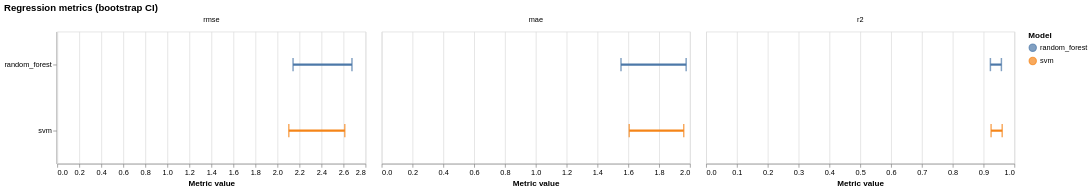

The cell this chart's notebook holds for it:
### Markdown cell above
## Pipeline evaluation

`plot_regression_metrics` facets by metric so each metric (RMSE, MAE, R²) gets its own y-axis —
comparing models across metrics on a shared scale would be misleading because the metrics live in
different units. Models sit on the x-axis within each facet, and each error bar shows the
bootstrap CI.

`plot_interval_metrics` facets by interval kind (confidence vs. prediction). Within each facet,
the metrics (width, MWI) are grouped on the x-axis and the models are color-coded — so the chart
compares confidence-against-confidence and prediction-against-prediction, not CI-against-PI.

### Code cell
plot_regression_metrics(report)

### Figure 1 — Vega-Lite specification as saved in the notebook (floating-point values rounded to 4 significant figures)
{"config": {"view": {"continuousWidth": 300, "continuousHeight": 300}}, "data": {"name": "data-5a73acdc6c7e26b14e3d18a1cac9b941"}, "facet": {"column": {"field": "metric", "sort": ["rmse", "mae", "r2"], "title": null, "type": "nominal"}}, "spec": {"layer": [{"mark": {"type": "rule", "size": 3}, "encoding": {"color": {"field": "model", "legend": {"title": "Model"}, "type": "nominal"}, "tooltip": [{"field": "model", "type": "nominal"}, {"field": "metric", "type": "nominal"}, {"field": "lower", "type": "quantitative"}, {"field": "upper", "type": "quantitative"}], "x": {"field": "lower", "title": "Metric value", "type": "quantitative"}, "x2": {"field": "upper"}, "y": {"field": "model", "title": null, "type": "nominal"}}}, {"mark": {"type": "tick", "size": 18, "thickness": 2}, "encoding": {"color": {"field": "model", "legend": {"title": "Model"}, "type": "nominal"}, "tooltip": [{"field": "model", "type": "nominal"}, {"field": "metric", "type": "nominal"}, {"field": "lower", "type": "quantitative"}, {"field": "upper", "type": "quantitative"}], "x": {"field": "lower", "title": "Metric value", "type": "quantitative"}, "y": {"field": "model", "title": null, "type": "nominal"}}}, {"mark": {"type": "tick", "size": 18, "thickness": 2}, "encoding": {"color": {"field": "model", "legend": {"title": "Model"}, "type": "nominal"}, "tooltip": [{"field": "model", "type": "nominal"}, {"field": "metric", "type": "nominal"}, {"field": "lower", "type": "quantitative"}, {"field": "upper", "type": "quantitative"}], "x": {"field": "upper", "title": "Metric value", "type": "quantitative"}, "y": {"field": "model", "title": null, "type": "nominal"}}}], "height": 180, "width": 420}, "resolve": {"scale": {"x": "independent"}}, "title": "Regression metrics (bootstrap CI)", "$schema": "https://vega.github.io/schema/vega-lite/v6.4.1.json", "datasets": {"data-5a73acdc6c7e26b14e3d18a1cac9b941": [{"metric": "rmse", "lower": 2.142, "upper": 2.677, "model": "random_forest"}, {"metric": "rmse", "lower": 2.103, "upper": 2.612, "model": "svm"}, {"metric": "mae", "lower": 1.553, "upper": 1.975, "model": "random_forest"}, {"metric": "mae", "lower": 1.606, "upper": 1.96, "model": "svm"}, {"metric": "r2", "lower": 0.9222, "upper": 0.9579, "model": "random_forest"}, {"metric": "r2", "lower": 0.9244, "upper": 0.9604, "model": "svm"}]}}
